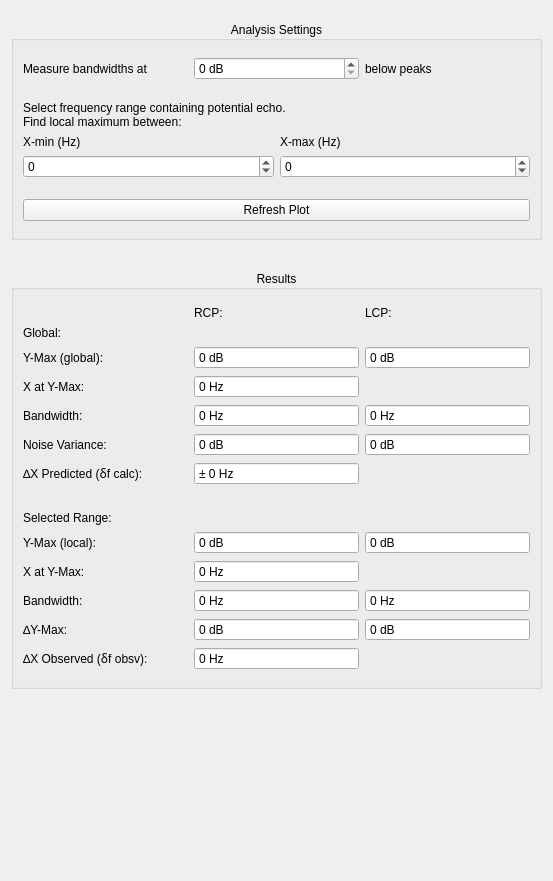
              <widget class="QWidget" name="scrollAreaWidgetContents_2">
               <property name="geometry">
                <rect>
                 <x>0</x>
                 <y>-35</y>
                 <width>553</width>
                 <height>881</height>
                </rect>
               </property>
               <layout class="QVBoxLayout" name="verticalLayout_5">
                <item>
                 <layout class="QVBoxLayout" name="verticalLayout_4">
                  <property name="spacing">
                   <number>30</number>
                  </property>
                  <property name="topMargin">
                   <number>10</number>
                  </property>
                  <property name="bottomMargin">
                   <number>22</number>
                  </property>
                  <item>
                   <widget class="QGroupBox" name="group_settings">
                    <property name="title">
                     <string>Analysis Settings</string>
                    </property>
                    <property name="alignment">
                     <set>Qt::AlignCenter</set>
                    </property>
                    <layout class="QGridLayout" name="gridLayout_8">
                     <property name="topMargin">
                      <number>16</number>
                     </property>
                     <property name="bottomMargin">
                      <number>16</number>
                     </property>
                     <item row="0" column="0">
                      <layout class="QVBoxLayout" name="verticalLayout_2">
                       <item>
                        <layout class="QHBoxLayout" name="horizontalLayout_2">
                         <item>
                          <widget class="QLabel" name="label">
                           <property name="text">
                            <string>Measure bandwidths at</string>
                           </property>
                          </widget>
                         </item>
                         <item>
                          <widget class="QDoubleSpinBox" name="spin_measure_bandwidth_below">
                           <property name="suffix">
                            <string> dB</string>
                           </property>
                           <property name="decimals">
                            <number>0</number>
                           </property>
                           <property name="maximum">
                            <double>1000.000000000000000</double>
                           </property>
                          </widget>
                         </item>
                         <item>
                          <widget class="QLabel" name="label_2">
                           <property name="text">
                            <string>below peaks</string>
                           </property>
                          </widget>
                         </item>
                        </layout>
                       </item>
                       <item>
                        <spacer name="verticalSpacer_2">
                         <property name="orientation">
                          <enum>Qt::Vertical</enum>
                         </property>
                         <property name="sizeType">
                          <enum>QSizePolicy::Fixed</enum>
                         </property>
                         <property name="sizeHint" stdset="0">
                          <size>
                           <width>20</width>
                           <height>15</height>
                          </size>
                         </property>
                        </spacer>
                       </item>
                       <item>
                        <widget class="QLabel" name="label_3">
                         <property name="text">
                          <string>Select frequency range containing potential echo.
Find local maximum between:</string>
                         </property>
                        </widget>
                       </item>
                       <item>
                        <layout class="QGridLayout" name="gridLayout_10">
                         <item row="1" column="0">
                          <widget class="QDoubleSpinBox" name="spin_x_min">
                           <property name="decimals">
                            <number>0</number>
                           </property>
                           <property name="minimum">
                            <double>-10000.000000000000000</double>
                           </property>
                           <property name="maximum">
                            <double>10000.000000000000000</double>
                           </property>
                          </widget>
                         </item>
                         <item row="1" column="1">
                          <widget class="QDoubleSpinBox" name="spin_x_max">
                           <property name="decimals">
                            <number>0</number>
                           </property>
                           <property name="minimum">
                            <double>-10000.000000000000000</double>
                           </property>
                           <property name="maximum">
                            <double>10000.000000000000000</double>
                           </property>
                          </widget>
                         </item>
                         <item row="0" column="0">
                          <widget class="QLabel" name="label_4">
                           <property name="text">
                            <string>X-min (Hz)</string>
                           </property>
                          </widget>
                         </item>
                         <item row="0" column="1">
                          <widget class="QLabel" name="label_5">
                           <property name="text">
                            <string>X-max (Hz)</string>
                           </property>
                          </widget>
                         </item>
                        </layout>
                       </item>
                       <item>
                        <spacer name="verticalSpacer_3">
                         <property name="orientation">
                          <enum>Qt::Vertical</enum>
                         </property>
                         <property name="sizeHint" stdset="0">
                          <size>
                           <width>20</width>
                           <height>15</height>
                          </size>
                         </property>
                        </spacer>
                       </item>
                       <item>
                        <widget class="QPushButton" name="btn_refresh_plot">
                         <property name="text">
                          <string>Refresh Plot</string>
                         </property>
                        </widget>
                       </item>
                      </layout>
                     </item>
                    </layout>
                   </widget>
                  </item>
                  <item>
                   <widget class="QGroupBox" name="group_results">
                    <property name="title">
                     <string>Results</string>
                    </property>
                    <property name="alignment">
                     <set>Qt::AlignCenter</set>
                    </property>
                    <layout class="QGridLayout" name="gridLayout_12">
                     <property name="topMargin">
                      <number>16</number>
                     </property>
                     <property name="bottomMargin">
                      <number>16</number>
                     </property>
                     <item row="0" column="0">
                      <layout class="QGridLayout" name="gridLayout_11">
                       <item row="0" column="1">
                        <widget class="QLabel" name="label_18">
                         <property name="text">
                          <string>RCP:</string>
                         </property>
                        </widget>
                       </item>
                       <item row="3" column="1">
                        <widget class="QDoubleSpinBox" name="spin_x_at_ymax_global">
                         <property name="readOnly">
                          <bool>true</bool>
                         </property>
                         <property name="buttonSymbols">
                          <enum>QAbstractSpinBox::NoButtons</enum>
                         </property>
                         <property name="suffix">
                          <string> Hz</string>
                         </property>
                         <property name="decimals">
                          <number>0</number>
                         </property>
                         <property name="minimum">
                          <double>-1000.000000000000000</double>
                         </property>
                         <property name="maximum">
                          <double>1000.000000000000000</double>
                         </property>
                        </widget>
                       </item>
                       <item row="5" column="0">
                        <widget class="QLabel" name="label_9">
                         <property name="text">
                          <string>Noise Variance:</string>
                         </property>
                        </widget>
                       </item>
                       <item row="9" column="0">
                        <widget class="QLabel" name="label_12">
                         <property name="text">
                          <string>Y-Max (local):</string>
                         </property>
                        </widget>
                       </item>
                       <item row="13" column="1">
                        <widget class="QDoubleSpinBox" name="spin_delta_x_observed">
                         <property name="readOnly">
                          <bool>true</bool>
                         </property>
                         <property name="buttonSymbols">
                          <enum>QAbstractSpinBox::NoButtons</enum>
                         </property>
                         <property name="suffix">
                          <string> Hz</string>
                         </property>
                         <property name="decimals">
                          <number>0</number>
                         </property>
                         <property name="minimum">
                          <double>-1000.000000000000000</double>
                         </property>
                         <property name="maximum">
                          <double>1000.000000000000000</double>
                         </property>
                        </widget>
                       </item>
                       <item row="6" column="1">
                        <widget class="QDoubleSpinBox" name="spin_delta_x_predict">
                         <property name="readOnly">
                          <bool>true</bool>
                         </property>
                         <property name="buttonSymbols">
                          <enum>QAbstractSpinBox::NoButtons</enum>
                         </property>
                         <property name="prefix">
                          <string>± </string>
                         </property>
                         <property name="suffix">
                          <string> Hz</string>
                         </property>
                         <property name="decimals">
                          <number>0</number>
                         </property>
                         <property name="minimum">
                          <double>0.000000000000000</double>
                         </property>
                         <property name="maximum">
                          <double>1000.000000000000000</double>
                         </property>
                        </widget>
                       </item>
                       <item row="4" column="1">
                        <widget class="QDoubleSpinBox" name="spin_bandwidth_global">
                         <property name="readOnly">
                          <bool>true</bool>
                         </property>
                         <property name="buttonSymbols">
                          <enum>QAbstractSpinBox::NoButtons</enum>
                         </property>
                         <property name="suffix">
                          <string> Hz</string>
                         </property>
                         <property name="decimals">
                          <number>0</number>
                         </property>
                         <property name="minimum">
                          <double>-1000.000000000000000</double>
                         </property>
                         <property name="maximum">
                          <double>1000.000000000000000</double>
                         </property>
                        </widget>
                       </item>
                       <item row="10" column="1">
                        <widget class="QDoubleSpinBox" name="spin_x_at_ymax_local">
                         <property name="readOnly">
                          <bool>true</bool>
                         </property>
                         <property name="buttonSymbols">
                          <enum>QAbstractSpinBox::NoButtons</enum>
                         </property>
                         <property name="suffix">
                          <string> Hz</string>
                         </property>
                         <property name="decimals">
                          <number>0</number>
                         </property>
                         <property name="minimum">
                          <double>-1000.000000000000000</double>
                         </property>
                         <property name="maximum">
                          <double>1000.000000000000000</double>
                         </property>
                        </widget>
                       </item>
                       <item row="11" column="0">
                        <widget class="QLabel" name="label_14">
                         <property name="text">
                          <string>Bandwidth:</string>
                         </property>
                        </widget>
                       </item>
                       <item row="5" column="1">
                        <widget class="QDoubleSpinBox" name="spin_noise_variance_global">
                         <property name="readOnly">
                          <bool>true</bool>
                         </property>
                         <property name="buttonSymbols">
                          <enum>QAbstractSpinBox::NoButtons</enum>
                         </property>
                         <property name="suffix">
                          <string> dB</string>
                         </property>
                         <property name="decimals">
                          <number>0</number>
                         </property>
                         <property name="minimum">
                          <double>-1000.000000000000000</double>
                         </property>
                         <property name="maximum">
                          <double>1000.000000000000000</double>
                         </property>
                        </widget>
                       </item>
                       <item row="8" column="0">
                        <widget class="QLabel" name="label_11">
                         <property name="text">
                          <string>Selected Range:</string>
                         </property>
                        </widget>
                       </item>
                       <item row="11" column="1">
                        <widget class="QDoubleSpinBox" name="spin_bandwidth_local">
                         <property name="readOnly">
                          <bool>true</bool>
                         </property>
                         <property name="buttonSymbols">
                          <enum>QAbstractSpinBox::NoButtons</enum>
                         </property>
                         <property name="suffix">
                          <string> Hz</string>
                         </property>
                         <property name="decimals">
                          <number>0</number>
                         </property>
                         <property name="minimum">
                          <double>-1000.000000000000000</double>
                         </property>
                         <property name="maximum">
                          <double>1000.000000000000000</double>
                         </property>
                        </widget>
                       </item>
                       <item row="12" column="1">
                        <widget class="QDoubleSpinBox" name="spin_delta_y">
                         <property name="readOnly">
                          <bool>true</bool>
                         </property>
                         <property name="buttonSymbols">
                          <enum>QAbstractSpinBox::NoButtons</enum>
                         </property>
                         <property name="suffix">
                          <string> dB</string>
                         </property>
                         <property name="decimals">
                          <number>0</number>
                         </property>
                         <property name="minimum">
                          <double>-1000.000000000000000</double>
                         </property>
                         <property name="maximum">
                          <double>1000.000000000000000</double>
                         </property>
                        </widget>
                       </item>
                       <item row="13" column="0">
                        <widget class="QLabel" name="label_17">
                         <property name="text">
                          <string>∆X Observed (ẟf obsv):</string>
                         </property>
                        </widget>
                       </item>
                       <item row="12" column="0">
                        <widget class="QLabel" name="label_16">
                         <property name="text">
                          <string>∆Y-Max:</string>
                         </property>
                        </widget>
                       </item>
                       <item row="6" column="0">
                        <widget class="QLabel" name="label_10">
                         <property name="text">
                          <string>∆X Predicted (ẟf calc):</string>
                         </property>
                        </widget>
                       </item>
                       <item row="2" column="0">
                        <widget class="QLabel" name="label_6">
                         <property name="text">
                          <string>Y-Max (global):</string>
                         </property>
                        </widget>
                       </item>
                       <item row="4" column="0">
                        <widget class="QLabel" name="label_8">
                         <property name="text">
                          <string>Bandwidth:</string>
                         </property>
                        </widget>
                       </item>
                       <item row="10" column="0">
                        <widget class="QLabel" name="label_13">
                         <property name="text">
                          <string>X at Y-Max:</string>
                         </property>
                        </widget>
                       </item>
                       <item row="3" column="0">
                        <widget class="QLabel" name="label_7">
                         <property name="text">
                          <string>X at Y-Max:</string>
                         </property>
                        </widget>
                       </item>
                       <item row="7" column="0">
                        <spacer name="verticalSpacer">
                         <property name="orientation">
                          <enum>Qt::Vertical</enum>
                         </property>
                         <property name="sizeType">
                          <enum>QSizePolicy::Fixed</enum>
                         </property>
                         <property name="sizeHint" stdset="0">
                          <size>
                           <width>20</width>
                           <height>20</height>
                          </size>
                         </property>
                        </spacer>
                       </item>
                       <item row="2" column="1">
                        <widget class="QDoubleSpinBox" name="spin_ymax_global">
                         <property name="readOnly">
                          <bool>true</bool>
                         </property>
                         <property name="buttonSymbols">
                          <enum>QAbstractSpinBox::NoButtons</enum>
                         </property>
                         <property name="suffix">
                          <string> dB</string>
                         </property>
                         <property name="decimals">
                          <number>0</number>
                         </property>
                         <property name="minimum">
                          <double>-1000.000000000000000</double>
                         </property>
                         <property name="maximum">
                          <double>1000.000000000000000</double>
                         </property>
                        </widget>
                       </item>
                       <item row="9" column="1">
                        <widget class="QDoubleSpinBox" name="spin_ymax_local">
                         <property name="readOnly">
                          <bool>true</bool>
                         </property>
                         <property name="buttonSymbols">
                          <enum>QAbstractSpinBox::NoButtons</enum>
                         </property>
                         <property name="suffix">
                          <string> dB</string>
                         </property>
                         <property name="decimals">
                          <number>0</number>
                         </property>
                         <property name="minimum">
                          <double>-1000.000000000000000</double>
                         </property>
                         <property name="maximum">
                          <double>1000.000000000000000</double>
                         </property>
                        </widget>
                       </item>
                       <item row="11" column="2">
                        <widget class="QDoubleSpinBox" name="spin_bandwidth_local_LCP">
                         <property name="readOnly">
                          <bool>true</bool>
                         </property>
                         <property name="buttonSymbols">
                          <enum>QAbstractSpinBox::NoButtons</enum>
                         </property>
                         <property name="suffix">
                          <string> Hz</string>
                         </property>
                         <property name="decimals">
                          <number>0</number>
                         </property>
                         <property name="minimum">
                          <double>-1000.000000000000000</double>
                         </property>
                         <property name="maximum">
                          <double>1000.000000000000000</double>
                         </property>
                        </widget>
                       </item>
                       <item row="12" column="2">
                        <widget class="QDoubleSpinBox" name="spin_delta_y_LCP">
                         <property name="readOnly">
                          <bool>true</bool>
                         </property>
                         <property name="buttonSymbols">
                          <enum>QAbstractSpinBox::NoButtons</enum>
                         </property>
                         <property name="suffix">
                          <string> dB</string>
                         </property>
                         <property name="decimals">
                          <number>0</number>
                         </property>
                         <property name="minimum">
                          <double>-1000.000000000000000</double>
                         </property>
                         <property name="maximum">
                          <double>1000.000000000000000</double>
                         </property>
                        </widget>
                       </item>
                       <item row="4" column="2">
                        <widget class="QDoubleSpinBox" name="spin_bandwidth_global_LCP">
                         <property name="readOnly">
                          <bool>true</bool>
                         </property>
                         <property name="buttonSymbols">
                          <enum>QAbstractSpinBox::NoButtons</enum>
                         </property>
                         <property name="suffix">
                          <string> Hz</string>
                         </property>
                         <property name="decimals">
                          <number>0</number>
                         </property>
                         <property name="minimum">
                          <double>-1000.000000000000000</double>
                         </property>
                         <property name="maximum">
                          <double>1000.000000000000000</double>
                         </property>
                        </widget>
                       </item>
                       <item row="5" column="2">
                        <widget class="QDoubleSpinBox" name="spin_noise_variance_global_LCP">
                         <property name="readOnly">
                          <bool>true</bool>
                         </property>
                         <property name="buttonSymbols">
                          <enum>QAbstractSpinBox::NoButtons</enum>
                         </property>
                         <property name="suffix">
                          <string> dB</string>
                         </property>
                         <property name="decimals">
                          <number>0</number>
                         </property>
                         <property name="minimum">
                          <double>-1000.000000000000000</double>
                         </property>
                         <property name="maximum">
                          <double>1000.000000000000000</double>
                         </property>
                        </widget>
                       </item>
                       <item row="9" column="2">
                        <widget class="QDoubleSpinBox" name="spin_ymax_local_LCP">
                         <property name="readOnly">
                          <bool>true</bool>
                         </property>
                         <property name="buttonSymbols">
                          <enum>QAbstractSpinBox::NoButtons</enum>
                         </property>
                         <property name="suffix">
                          <string> dB</string>
                         </property>
                         <property name="decimals">
                          <number>0</number>
                         </property>
                         <property name="minimum">
                          <double>-1000.000000000000000</double>
                         </property>
                         <property name="maximum">
                          <double>1000.000000000000000</double>
                         </property>
                        </widget>
                       </item>
                       <item row="2" column="2">
                        <widget class="QDoubleSpinBox" name="spin_ymax_global_LCP">
                         <property name="readOnly">
                          <bool>true</bool>
                         </property>
                         <property name="buttonSymbols">
                          <enum>QAbstractSpinBox::NoButtons</enum>
                         </property>
                         <property name="suffix">
                          <string> dB</string>
                         </property>
                         <property name="decimals">
                          <number>0</number>
                         </property>
                         <property name="minimum">
                          <double>-1000.000000000000000</double>
                         </property>
                         <property name="maximum">
                          <double>1000.000000000000000</double>
                         </property>
                        </widget>
                       </item>
                       <item row="1" column="0">
                        <widget class="QLabel" name="label_15">
                         <property name="text">
                          <string>Global:</string>
                         </property>
                        </widget>
                       </item>
                       <item row="0" column="2">
                        <widget class="QLabel" name="label_19">
                         <property name="text">
                          <string>LCP:</string>
                         </property>
                        </widget>
                       </item>
                      </layout>
                     </item>
                    </layout>
                   </widget>
                  </item>
                  <item>
                   <spacer name="verticalSpacer_5">
                    <property name="orientation">
                     <enum>Qt::Vertical</enum>
                    </property>
                    <property name="sizeHint" stdset="0">
                     <size>
                      <width>20</width>
                      <height>10</height>
                     </size>
                    </property>
                   </spacer>
                  </item>
                 </layout>
                </item>
               </layout>
              </widget>
